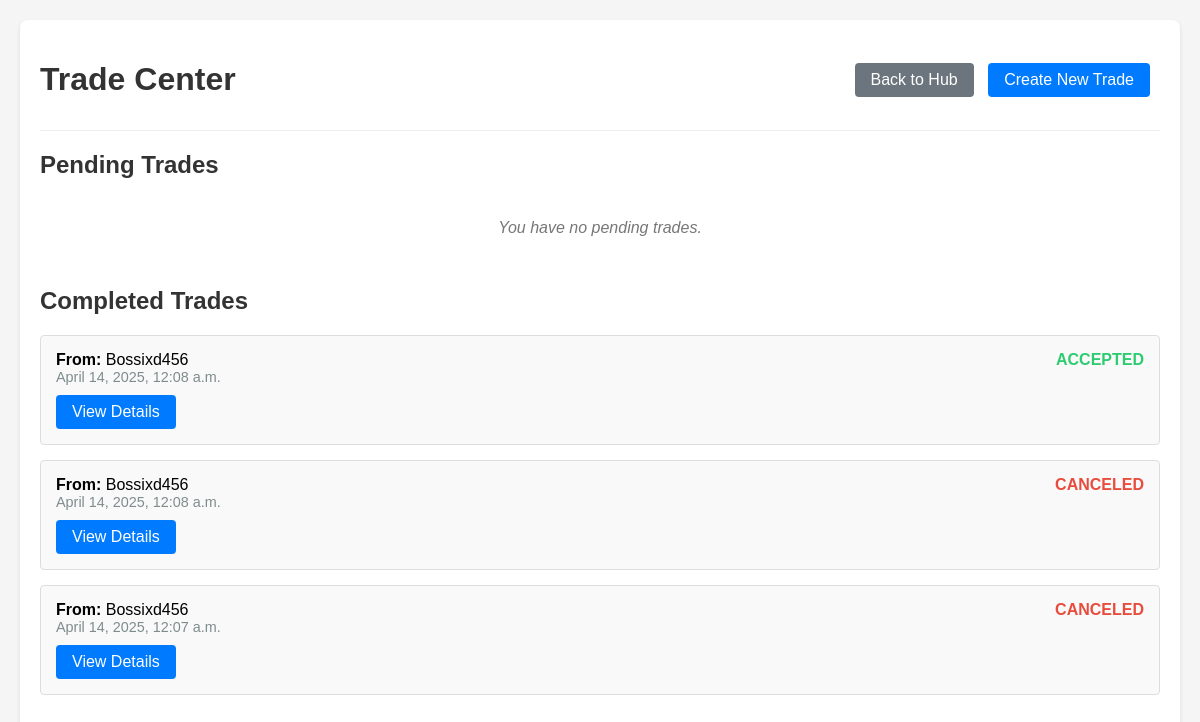
The app's page /trade/ (signed in) with its own data.
### trade/models.py (models this page shows, shortened)
class Trade(models.Model):
    STATUS_CHOICES = (
        ('pending', 'Pending'),
        ('accepted', 'Accepted'),
        ('rejected', 'Rejected'),
        ('canceled', 'Canceled'),
    )
    sender = models.ForeignKey(Profile, on_delete=models.CASCADE, related_name='sent_trades')
    receiver = models.ForeignKey(Profile, on_delete=models.CASCADE, related_name='received_trades')
    status = models.CharField(max_length=10, choices=STATUS_CHOICES, default='pending')
    created_at = models.DateTimeField(auto_now_add=True)
    updated_at = models.DateTimeField(auto_now=True)
    sender_currency_offer = models.PositiveIntegerField(default=0)
    receiver_currency_offer = models.PositiveIntegerField(default=0)

### accounts/models.py (models this page shows, shortened)
class Profile(models.Model):
    user = models.OneToOneField(User, on_delete=models.CASCADE, related_name='profile')
    is_banned = models.BooleanField(default=False)
    currency = models.PositiveIntegerField(default=1000)

### trade/views.py (the view)
# urls.py: path('', views.trade_list, name='trade_list'),
@login_required(login_url='auths:login')
def trade_list(request):
    profile = Profile.objects.get(user=request.user)
    sent_trades = Trade.objects.filter(sender=profile).order_by('-created_at')
    received_trades = Trade.objects.filter(receiver=profile).order_by('-created_at')
    pending_trades = Trade.objects.filter(
        Q(sender=profile) | Q(receiver=profile),
        status='pending'
    ).order_by('-created_at')
    completed_trades = Trade.objects.filter(
        Q(sender=profile) | Q(receiver=profile),
        status__in=['accepted', 'rejected', 'canceled']
    ).order_by('-created_at')
    context = {
        'profile': profile,
        'sent_trades': sent_trades,
        'received_trades': received_trades,
        'pending_trades': pending_trades,
        'completed_trades': completed_trades,
    }
    return render(request, 'trade/trade_list.html', context)

### trade/templates/trade/trade_list.html (shortened to what this page needs)
<!DOCTYPE html> <html lang="en"> <head> </head> <body> <div class="container"> <div class="header"> <h1>Trade Center</h1> <div> <a href="/pokehub/hub" class="btn btn-back">Back to Hub</a> <a href="{% url 'trade:new_trade' %}" class="btn">Create New Trade</a> </div> </div>
    <div class="trade-section">
        <h2>Pending Trades</h2>
        {% if pending_trades %}
            <div class="trade-list">
                {% for trade in pending_trades %}
                    <div class="trade-item">
                        <div class="trade-details">
                            <div>
                                {% if trade.sender == profile %}
                                    <strong>To:</strong> {{ trade.receiver.user.username }}
                                {% else %}
                                    <strong>From:</strong> {{ trade.sender.user.username }}
                                {% endif %}
                            </div>
                            <div class="trade-status status-{{ trade.status }}">{{ trade.status|upper }}</div>
                        </div>
                        <div class="trade-date">{{ trade.created_at|date:"F j, Y, g:i a" }}</div>
                        <div style="margin-top: 10px;">
                            <a href="{% url 'trade:trade_detail' trade_id=trade.id %}" class="btn">View Details</a>
                        </div>
                    </div>
                {% endfor %}
            </div>
        {% else %}
            <p class="empty-notice">You have no pending trades.</p>
        {% endif %}
    </div>
    <div class="trade-section">
        <h2>Completed Trades</h2>
        {% if completed_trades %}
            <div class="trade-list">
                {% for trade in completed_trades %}
                    <div class="trade-item">
                        <div class="trade-details">
                            <div>
                                {% if trade.sender == profile %}
                                    <strong>To:</strong> {{ trade.receiver.user.username }}
                                {% else %}
                                    <strong>From:</strong> {{ trade.sender.user.username }}
                                {% endif %}
                            </div>
                            <div class="trade-status status-{{ trade.status }}">{{ trade.status|upper }}</div>
                        </div>
                        <div class="trade-date">{{ trade.created_at|date:"F j, Y, g:i a" }}</div>
                        <div style="margin-top: 10px;">
                            <a href="{% url 'trade:trade_detail' trade_id=trade.id %}" class="btn">View Details</a>
                        </div>
                    </div>
                {% endfor %}
            </div>
        {% else %}
            <p class="empty-notice">You have no completed trades.</p>
        {% endif %}
    </div>
</div>
</body> </html>

### trade/templates/trade/trade_list.html (style rules this page uses)
body { font-family: Arial, sans-serif; margin: 0; padding: 20px; background-color: #f5f5f5; }
.container { max-width: 1200px; margin: 0 auto; background: white; padding: 20px; border-radius: 8px; box-shadow: 0 2px 4px rgba(0,0,0,0.1); }
h1, h2, h3 { color: #333; }
.header { display: flex; justify-content: space-between; align-items: center; margin-bottom: 20px; padding-bottom: 10px; border-bottom: 1px solid #eee; }
.btn { display: inline-block; background: #007bff; color: white; padding: 8px 16px; text-decoration: none; border-radius: 4px; margin-right: 10px; }
.btn-back { background: #6c757d; }
.trade-list { margin-top: 20px; }
.trade-item { background: #f9f9f9; border: 1px solid #ddd; border-radius: 4px; padding: 15px; margin-bottom: 15px; }
.trade-details { display: flex; justify-content: space-between; }
.trade-status { font-weight: bold; }
.status-accepted { color: #2ecc71; }
.status-rejected, .status-canceled { color: #e74c3c; }
.trade-date { color: #7f8c8d; font-size: 0.9em; }
.trade-section { margin-bottom: 30px; }
.empty-notice { color: #777; font-style: italic; text-align: center; padding: 20px; }

### records on screen
Trade: sender.user.username "Bossixd456", status "ACCEPTED", created_at "April 14, 2025, 12:08 a.m."
Trade: sender.user.username "Bossixd456", status "CANCELED", created_at "April 14, 2025, 12:08 a.m."
Trade: sender.user.username "Bossixd456", status "CANCELED", created_at "April 14, 2025, 12:07 a.m."
